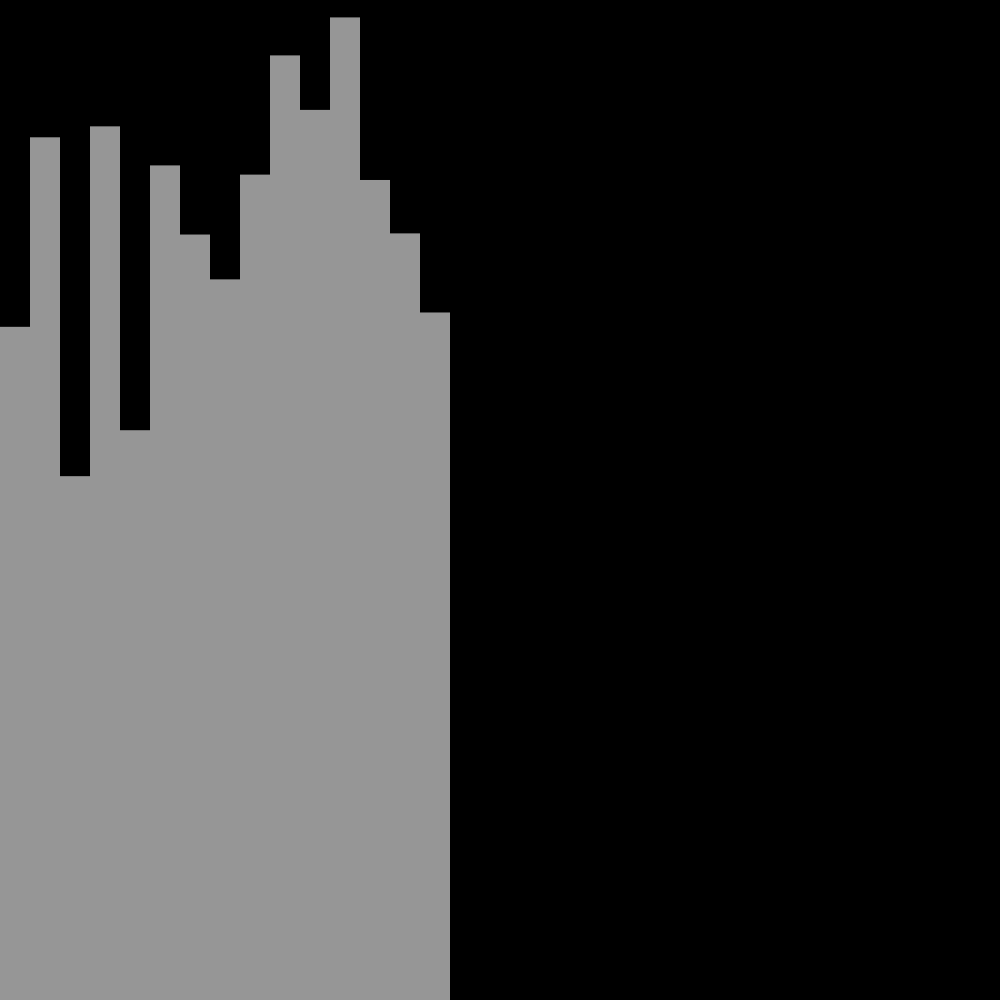
Frame 1 (no input)
Frame 60 (the mouse pressed at the canvas centre just before this capture): identical to frame 1, image omitted
Frame 120 (the mouse held since frame 60 and released just before this capture): identical to frame 1, image omitted

The Processing sketch that drew this single still picture (run headless with seeded random() and noise(); from frame 60 on, the mouse is pressed at the canvas centre):

// Processing sketch: bar
// ── bar.pde
int y = 0;
int w = 30;

void setup() {
  background(0);
  size(1000, 1000);
  
  //right side bar
  y = height;
  
  fill(255, 255, 255, 150);
    noStroke();
  
  for (int x = 0; x < 15; x++) {
    float h = random(10, 500);
    rect(x * w, h, w, y);
  }
}

void draw() {
  
}
